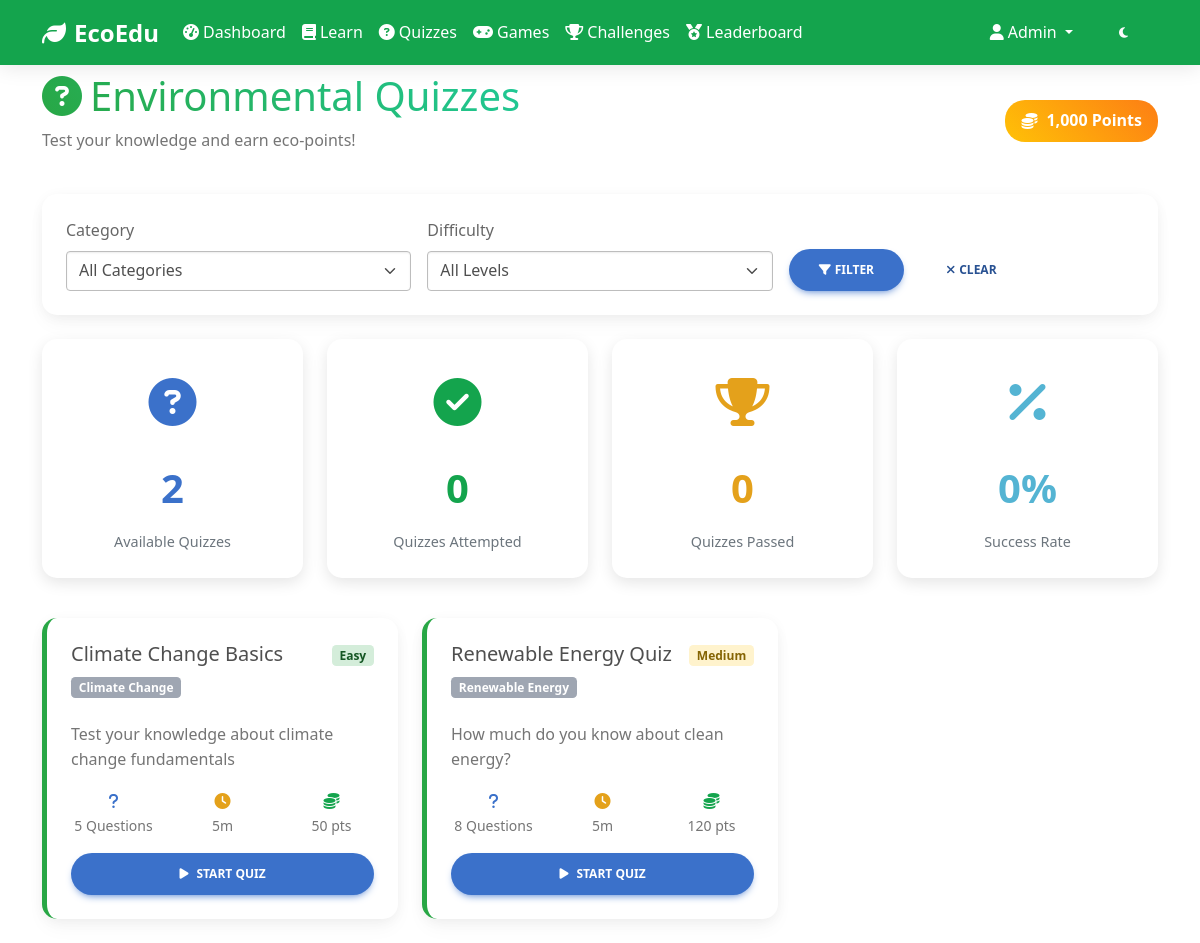
Screenshot of /quizzes.php (signed in) with the database file from the repository.
### tables this page shows
CREATE TABLE users (
    id INT PRIMARY KEY AUTO_INCREMENT,
    username VARCHAR(50) UNIQUE NOT NULL,
    email VARCHAR(100) UNIQUE NOT NULL,
    password VARCHAR(255) NOT NULL,
    first_name VARCHAR(50) NOT NULL,
    last_name VARCHAR(50) NOT NULL,
    role ENUM('student', 'teacher', 'admin') DEFAULT 'student',
    school_name VARCHAR(100),
    grade_level VARCHAR(20),
    bio TEXT,
    eco_points INT DEFAULT 0,
    total_badges INT DEFAULT 0,
    level_id INT DEFAULT 1,
    profile_image VARCHAR(255) DEFAULT 'default-avatar.png',
    is_active BOOLEAN DEFAULT TRUE,
    email_verified BOOLEAN DEFAULT FALSE,
    created_at TIMESTAMP DEFAULT CURRENT_TIMESTAMP,
    updated_at TIMESTAMP DEFAULT CURRENT_TIMESTAMP ON UPDATE CURRENT_TIMESTAMP
);

CREATE TABLE quizzes (
    id INT PRIMARY KEY AUTO_INCREMENT,
    title VARCHAR(200) NOT NULL,
    description TEXT,
    category_id INT,
    difficulty_level ENUM('easy', 'medium', 'hard') DEFAULT 'easy',
    time_limit INT DEFAULT 300,  
    total_questions INT DEFAULT 0,
    points_per_question INT DEFAULT 5,
    pass_percentage DECIMAL(5,2) DEFAULT 70.00,
    is_active BOOLEAN DEFAULT TRUE,
    created_by INT,
    created_at TIMESTAMP DEFAULT CURRENT_TIMESTAMP,
    updated_at TIMESTAMP DEFAULT CURRENT_TIMESTAMP ON UPDATE CURRENT_TIMESTAMP,
    FOREIGN KEY (category_id) REFERENCES categories(id) ON DELETE SET NULL,
    FOREIGN KEY (created_by) REFERENCES users(id) ON DELETE SET NULL
);

CREATE TABLE categories (
    id INT PRIMARY KEY AUTO_INCREMENT,
    name VARCHAR(100) NOT NULL,
    description TEXT,
    icon VARCHAR(50),
    color VARCHAR(7) DEFAULT '#28a745',
    is_active BOOLEAN DEFAULT TRUE,
    created_at TIMESTAMP DEFAULT CURRENT_TIMESTAMP
);

### includes/functions.php (called while the page is built, shortened)
<?php
function getUserById($user_id) {
    global $pdo;
    try {
        $stmt = $pdo->prepare("SELECT * FROM users WHERE id = ?");
        $stmt->execute([$user_id]);
        return $stmt->fetch();
    } catch (Exception $e) {
        return false;
    }
}
function getQuizzes($category_id = null, $limit = null) {
    global $pdo;
    try {
        $sql = "SELECT q.*, c.name as category_name FROM quizzes q
                LEFT JOIN categories c ON q.category_id = c.id
                WHERE q.is_active = 1";
        $params = [];
        $sql .= " ORDER BY q.created_at DESC";
        if ($limit) {
            $sql .= " LIMIT " . (int)$limit;
        }
        $stmt = $pdo->prepare($sql);
        $stmt->execute($params);
        return $stmt->fetchAll();
    } catch (Exception $e) {
        return [];
    }
}
?>

### quizzes.php (the view, shortened to what this page needs)
<?php
require_once 'config/database.php';
require_once 'includes/functions.php';
$user = getUserById($_SESSION['user_id']);
$category_filter = isset($_GET['category']) ? (int)$_GET['category'] : null;
$quizzes = getQuizzes($category_filter, 20);
$user_attempts = [];
?>
<!DOCTYPE html>
<html lang="en">
<head>
    <link href="https://cdnjs.cloudflare.com/ajax/libs/mdb-ui-kit/6.4.2/mdb.min.css" rel="stylesheet">
    <link href="https://cdnjs.cloudflare.com/ajax/libs/font-awesome/6.4.0/css/all.min.css" rel="stylesheet">
    <link href="assets/css/style.css" rel="stylesheet">
</head>
<body data-theme="light">
    <nav class="navbar navbar-expand-lg navbar-light bg-success fixed-top">
        <div class="container">
            <a class="navbar-brand text-white fw-bold" href="index.php">
                <i class="fas fa-leaf me-2"></i>EcoEdu
            </a>
            <div class="collapse navbar-collapse" id="navbarNav">
                <ul class="navbar-nav me-auto">
                    <li class="nav-item">
                        <a class="nav-link text-white" href="dashboard.php">
                            <i class="fas fa-tachometer-alt me-1"></i>Dashboard
                        </a>
                    </li>
                    <li class="nav-item">
                        <a class="nav-link text-white" href="learn.php">
                            <i class="fas fa-book me-1"></i>Learn
                        </a>
                    </li>
                    <li class="nav-item">
                        <a class="nav-link text-white active" href="quizzes.php">
                            <i class="fas fa-question-circle me-1"></i>Quizzes
                        </a>
                    </li>
                    <li class="nav-item">
                        <a class="nav-link text-white" href="games.php">
                            <i class="fas fa-gamepad me-1"></i>Games
                        </a>
                    </li>
                    <li class="nav-item">
                        <a class="nav-link text-white" href="challenges.php">
                            <i class="fas fa-trophy me-1"></i>Challenges
                        </a>
                    </li>
                    <li class="nav-item">
                        <a class="nav-link text-white" href="leaderboard.php">
                            <i class="fas fa-medal me-1"></i>Leaderboard
                        </a>
                    </li>
                </ul>
                <ul class="navbar-nav">
                    <li class="nav-item dropdown">
                        <a class="nav-link dropdown-toggle text-white" href="#" id="navbarDropdown" role="button" data-mdb-toggle="dropdown">
                            <i class="fas fa-user me-1"></i><?php echo htmlspecialchars($user['first_name']); ?>
                        </a>
                    </li>
                    <li class="nav-item">
                        <button class="btn btn-sm btn-outline-light ms-2" onclick="toggleTheme()">
                            <i class="fas fa-moon" id="theme-icon"></i>
                        </button>
                    </li>
                </ul>
            </div>
        </div>
    </nav>
    <main class="pt-5 mt-4">
        <div class="container">
            <div class="row mb-4">
                <div class="col-12">
                    <div class="d-flex justify-content-between align-items-center">
                        <div>
                            <h1 class="text-gradient"><i class="fas fa-question-circle me-2"></i>Environmental Quizzes</h1>
                            <p class="text-muted">Test your knowledge and earn eco-points!</p>
                        </div>
                        <div class="text-end">
                            <div class="eco-points">
                                <i class="fas fa-coins me-1"></i>
                                <?php echo number_format($user['eco_points']); ?> Points
                            </div>
                        </div>
                    </div>
                </div>
            </div>
            <div class="row mb-4">
                <div class="col-12">
                    <div class="card">
                        <div class="card-body">
                            <form method="GET" class="row g-3 align-items-end">
                                <div class="col-md-4">
                                    <label for="category" class="form-label">Category</label>
                                    <select class="form-select" id="category" name="category">
                                        <option value="">All Categories</option>
                                    </select>
                                </div>
                                <div class="col-md-4">
                                    <label for="difficulty" class="form-label">Difficulty</label>
                                    <select class="form-select" id="difficulty" name="difficulty">
                                        <option value="">All Levels</option>
                                    </select>
                                </div>
                                <div class="col-md-4">
                                    <button type="submit" class="btn btn-primary me-2">
                                        <i class="fas fa-filter me-1"></i>Filter
                                    </button>
                                    <a href="quizzes.php" class="btn btn-outline-secondary">
                                        <i class="fas fa-times me-1"></i>Clear
                                    </a>
                                </div>
                            </form>
                        </div>
                    </div>
                </div>
            </div>
            <div class="row mb-4">
                <div class="col-md-3 col-6 mb-3">
                    <div class="stat-card text-center">
                        <div class="stat-icon text-primary">
                            <i class="fas fa-question-circle"></i>
                        </div>
                        <div class="stat-value text-primary"><?php echo count($quizzes); ?></div>
                        <div class="stat-label">Available Quizzes</div>
                    </div>
                </div>
                <div class="col-md-3 col-6 mb-3">
                    <div class="stat-card text-center">
                        <div class="stat-icon text-success">
                            <i class="fas fa-check-circle"></i>
                        </div>
                        <div class="stat-value text-success"><?php echo count($user_attempts); ?></div>
                        <div class="stat-label">Quizzes Attempted</div>
                    </div>
                </div>
                <div class="col-md-3 col-6 mb-3">
                    <div class="stat-card text-center">
                        <div class="stat-icon text-warning">
                            <i class="fas fa-trophy"></i>
                        </div>
                        <div class="stat-value text-warning">
                            <?php
                            $passed_count = 0;
                            echo $passed_count;
                            ?>
                        </div>
                        <div class="stat-label">Quizzes Passed</div>
                    </div>
                </div>
                <div class="col-md-3 col-6 mb-3">
                    <div class="stat-card text-center">
                        <div class="stat-icon text-info">
                            <i class="fas fa-percentage"></i>
                        </div>
                        <div class="stat-value text-info">
                            <?php
                            if (count($user_attempts) > 0) {
                                echo round(($passed_count / count($user_attempts)) * 100);
                            } else {
                                echo '0';
                            }
                            ?>%
                        </div>
                        <div class="stat-label">Success Rate</div>
                    </div>
                </div>
            </div>
            <div class="row">
                <?php if (empty($quizzes)): ?>
                <div class="col-12">
                    <div class="card text-center py-5">
                        <div class="card-body">
                            <i class="fas fa-question-circle fa-4x text-muted mb-4"></i>
                            <h3 class="text-muted">No Quizzes Found</h3>
                            <p class="text-muted">Try adjusting your filters or check back later for new quizzes.</p>
                            <a href="quizzes.php" class="btn btn-primary">View All Quizzes</a>
                        </div>
                    </div>
                </div>
                <?php else: ?>
                <?php foreach ($quizzes as $quiz): ?>
                <div class="col-lg-4 col-md-6 mb-4">
                    <div class="card quiz-card h-100 card-hover-effect">
                        <div class="card-body">
                            <div class="d-flex justify-content-between align-items-start mb-3">
                                <div class="flex-grow-1">
                                    <h5 class="card-title"><?php echo htmlspecialchars($quiz['title']); ?></h5>
                                    <?php if ($quiz['category_name']): ?>
                                    <span class="badge bg-secondary mb-2"><?php echo htmlspecialchars($quiz['category_name']); ?></span>
                                    <?php endif; ?>
                                </div>
                                <div class="difficulty-badge">
                                    <span class="badge difficulty-<?php echo $quiz['difficulty_level']; ?>">
                                        <?php echo ucfirst($quiz['difficulty_level']); ?>
                                    </span>
                                </div>
                            </div>
                            <p class="card-text text-muted"><?php echo htmlspecialchars($quiz['description']); ?></p>
                            <div class="quiz-info mb-3">
                                <div class="row text-center">
                                    <div class="col-4">
                                        <i class="fas fa-question text-primary"></i>
                                        <small class="d-block text-muted"><?php echo $quiz['total_questions']; ?> Questions</small>
                                    </div>
                                    <div class="col-4">
                                        <i class="fas fa-clock text-warning"></i>
                                        <small class="d-block text-muted"><?php echo floor($quiz['time_limit'] / 60); ?>m</small>
                                    </div>
                                    <div class="col-4">
                                        <i class="fas fa-coins text-success"></i>
                                        <small class="d-block text-muted"><?php echo $quiz['total_questions'] * $quiz['points_per_question']; ?> pts</small>
                                    </div>
                                </div>
                            </div>
                            <div class="d-grid">
                                <?php if (isset($user_attempts[$quiz['id']]) && $user_attempts[$quiz['id']]['best_score'] >= $quiz['pass_percentage']): ?>
                                <a href="quiz.php?id=<?php echo $quiz['id']; ?>" class="btn btn-success">
                                    <i class="fas fa-redo me-2"></i>Retake Quiz
                                </a>
                                <?php else: ?>
                                <a href="quiz.php?id=<?php echo $quiz['id']; ?>" class="btn btn-primary">
                                    <i class="fas fa-play me-2"></i><?php echo isset($user_attempts[$quiz['id']]) ? 'Continue' : 'Start'; ?> Quiz
                                </a>
                                <?php endif; ?>
                            </div>
                        </div>
                    </div>
                </div>
                <?php endforeach; ?>
                <?php endif; ?>
            </div>
        </div>
    </main>
</body>
</html>

### assets/css/style.css (style rules this page uses)
:root { --primary-color: #28a745; --secondary-color: #20c997; --accent-color: #17a2b8; --warning-color: #ffc107; --danger-color: #dc3545; --dark-color: #343a40; --light-color: #f8f9fa; --white: #ffffff; --dark-bg: #1a1a1a; --dark-surface: #2d2d2d; --dark-text: #e0e0e0; --dark-text-secondary: #b0b0b0; }
* { box-sizing: border-box; }
body { font-family: 'Segoe UI', Tahoma, Geneva, Verdana, sans-serif; line-height: 1.6; transition: all 0.3s ease; }
.navbar { backdrop-filter: blur(10px); box-shadow: 0 2px 20px rgba(0,0,0,0.1); }
.navbar-brand { font-size: 1.5rem; font-weight: 700; }
.card { border: none; border-radius: 15px; transition: all 0.3s ease; overflow: hidden; }
.card-hover-effect { transition: all 0.3s ease; }
.btn { border-radius: 25px; font-weight: 600; padding: 12px 30px; transition: all 0.3s ease; border: none; }
.eco-points { background: linear-gradient(45deg, #ffc107, #fd7e14); color: white; padding: 8px 16px; border-radius: 20px; font-weight: bold; display: inline-flex; align-items: center; gap: 5px; }
.quiz-card { border-left: 5px solid var(--primary-color); }
.difficulty-easy { background: #d4edda; color: #155724; }
.difficulty-medium { background: #fff3cd; color: #856404; }
.stat-card { background: white; border-radius: 15px; padding: 25px; text-align: center; box-shadow: 0 5px 15px rgba(0,0,0,0.1); transition: all 0.3s ease; }
.stat-icon { font-size: 3rem; margin-bottom: 15px; }
.stat-value { font-size: 2.5rem; font-weight: bold; margin-bottom: 10px; }
.stat-label { color: #6c757d; font-size: 0.9rem; }
.text-gradient { background: linear-gradient(45deg, var(--primary-color), var(--secondary-color)); -webkit-background-clip: text; -webkit-text-fill-color: transparent; background-clip: text; }

### rows the page displays
users: first_name "Admin", eco_points "1,000"
quizzes: title "Climate Change Basics", category.name "Climate Change", difficulty_level "Easy", description "Test your knowledge about climate change fundamentals", total_questions "5", floor($quiz['time_limit']/60) "5", $quiz['total_questions'] * $quiz['points_per_question'] "50", shows "START"
quizzes: title "Renewable Energy Quiz", category.name "Renewable Energy", difficulty_level "Medium", description "How much do you know about clean energy?", total_questions "8", floor($quiz['time_limit']/60) "5", $quiz['total_questions'] * $quiz['points_per_question'] "120", shows "START"

### other values shown
count($quizzes) "2"
count($user_attempts) "0"
$passed_count "0"
